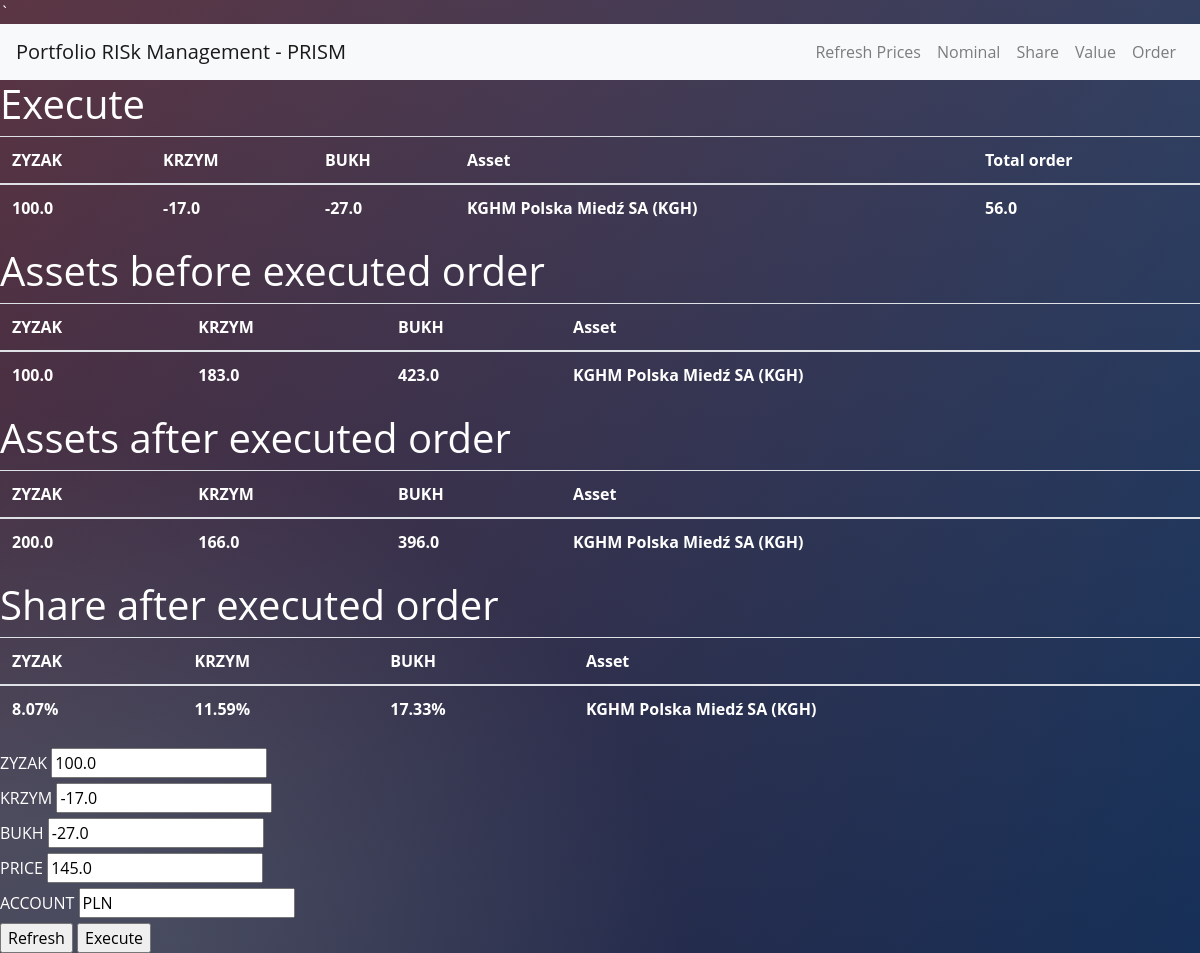
/execute, run on the app's committed database.
### main.py (models this page shows)
class Client(db.Model):
    __tablename__ = "clients"
    id = db.Column(db.Integer, primary_key=True, autoincrement=True)
    client_name = db.Column(db.String(50))

class Ticket(db.Model):
    __tablename__ = "ticket"
    id = db.Column(db.Integer, primary_key=True, autoincrement=True)
    asset_id = db.Column(db.Integer, db.ForeignKey('assets.id'), primary_key=True)
    client_id = db.Column(db.Integer, db.ForeignKey('clients.id'), primary_key=True)
    quantity = db.Column(db.Float)
    price = db.Column(db.Float)
    type = db.Column(db.String(50))
    account = db.Column(db.String(3))
    ticket_time = db.Column(db.DateTime)

class Asset(db.Model):
    __tablename__ = "assets"
    id = db.Column(db.Integer, primary_key=True, autoincrement=True)
    isin = db.Column(db.String(10))
    asset_name = db.Column(db.String(50))
    price = db.Column(db.Float)
    currency = db.Column(db.String(3))
    yahoo_api = db.Column(db.String(10))
    price_PLN = db.Column(db.Float)

class Holding(db.Model):
    __tablename__ = "holdings"
    id = db.Column(db.Integer, primary_key=True, autoincrement=True)
    quantity = db.Column(db.Float)
    client_id = db.Column(db.Integer, db.ForeignKey('clients.id'), primary_key=True)
    asset_id = db.Column(db.Integer, db.ForeignKey('assets.id'), primary_key=True)

### main.py (the view, shortened to what this page needs)
@app.route("/execute", methods=["GET", "POST"])
def execute():
    all_holdings = db.session.query(Holding).all()
    ticket = db.session.query(Ticket).all()
    total_order = 0
    for execution in ticket:
        total_order += execution.quantity
    first_execution = db.session.query(Ticket).first()
    asset = Asset.query.filter_by(id=first_execution.asset_id).first()
    asset_holding = {}
    for client in all_clients:
        asset_holding[client.client_name] = Holding.query.filter_by(asset_id=asset.id,
                                                                    client_id=client.id).first().quantity
    order_execute = {}
    return render_template("execute.html",
                           all_holdings=all_holdings,
                           all_clients=all_clients,
                           all_assets=all_assets,
                           order_execute=order_execute,
                           asset_holding=asset_holding,
                           records=total_nav,
                           ticket=ticket,
                           first_execution=first_execution,
                           asset=asset,
                           total_order=total_order
                           )

### templates/execute.html
{% extends "base.html" %}
{% import "bootstrap/wtf.html" as wtf %}
{% block content %}
<div>
	<h1>Execute</h1>
	<table class="table">
		<thead>
			<tr>
				{% for client in all_clients %}
				  <th scope="col">{{client.client_name}}</th>
				{% endfor %}
				<th scope="col">Asset</th>
				<th scope="col">Total order</th>
			</tr>
		</thead>
		<tbody>
            <tr>
				{% for client in all_clients %}
                {% for execution in ticket %}
				{% if execution.client_id == client.id %}
                <th scope="row">{{ execution.quantity }}</th>
				{% endif %}
                {% endfor %}
				{% endfor %}
				<th scope="row">{{ asset.asset_name }}</th>
				<th scope="row">{{ total_order }}</th>
            </tr>
		</tbody>
	</table>
	<h1>Assets before executed order</h1>
	<table class="table">
		<thead>
			<tr>
				{% for client in all_clients %}
					<th scope="col">{{client.client_name}}</th>
				{% endfor %}
				<th scope="col">Asset</th>
			</tr>
		</thead>
		<tbody>
            <tr>
				{% for client in all_clients %}
					<th scope="row">{{asset_holding[client.client_name]}}</th>
				{% endfor %}
					<th scope="row">{{asset.asset_name}}</th>
            </tr>
		</tbody>
	</table>
	<h1>Assets after executed order</h1>
	<table class="table">
		<thead>
			<tr>
				{% for client in all_clients %}
					<th scope="col">{{client.client_name}}</th>
				{% endfor %}
				<th scope="col">Asset</th>
			</tr>
		</thead>
		<tbody>
            <tr>
				{% for client in all_clients %}
				{% for execution in ticket %}
				{% if execution.client_id == client.id %}
					<th scope="row">{{asset_holding[client.client_name] + execution.quantity}}</th>
				{% endif %}
				{% endfor%}
				{% endfor %}
					<th scope="row">{{asset.asset_name}}</th>
            </tr>
		</tbody>
	</table>
	<h1>Share after executed order</h1>
	<table class="table">
		<thead>
			<tr>
				{% for client in all_clients %}
					<th scope="col">{{client.client_name}}</th>
				{% endfor %}
				<th scope="col">Asset</th>
			</tr>
		</thead>
		<tbody>
            <tr>
				{% for client in all_clients %}
				{% for record in records.keys() %}
					{% if record == client.client_name %}
					{% for execution in ticket %}
					{% if execution.client_id == client.id %}
					<th scope="row">{{ '{:.2%}'.format((asset_holding[client.client_name] + execution.quantity)*asset.price / records[record], 2)}}</th>
					{% endif %}
					{% endfor %}
					{% endif %}
				{% endfor %}
				{% endfor %}
					<th scope="row">{{asset.asset_name}}</th>
            </tr>
		</tbody>
	</table>
	<form method="post">
          {% for client in all_clients %}
          <label> {{client.client_name}} </label>
		  {% for execution in ticket %}
		  {% if execution.client_id == client.id %}
          <input type="number"  value="{{ execution.quantity }}" name="{{ client.client_name }}"/> <br>
          {% endif %}
		  {% endfor %}
		  {% endfor %}
		  <label> PRICE </label>
		  <input type="number" step="0.01" value="{{ first_execution.price }}" name="price"/> <br>
		  <label> ACCOUNT </label>
		  <input type="text" value="{{ first_execution.account }}" name="account"/> <br>
          <input type="submit" value="Refresh" name="Refresh"/>
          <input type="submit" value="Execute" name="Execute"/>
	</form>
</div>
{% endblock %}

### templates/base.html (shortened to what this page needs)
`<!DOCTYPE html>
<html>
<head>
    <link rel="stylesheet" href="https://stackpath.bootstrapcdn.com/bootstrap/4.5.2/css/bootstrap.min.css">
    <link rel="stylesheet" href="{{ url_for('static', filename='css/styles.css')}}">
</head>
<body>
<nav class="navbar navbar-expand-lg navbar-light bg-light">
  <a class="navbar-brand" href="/">Portfolio RISk Management - PRISM</a>
  <div class="collapse navbar-collapse">
    <ul class="navbar-nav ml-auto">
      <li class="nav-item">
        <a class="nav-link" href={{url_for('refresh')}}>Refresh Prices</a>
      </li>
      <li class="nav-item">
        <a class="nav-link" href={{url_for('home')}}>Nominal</a>
      </li>
      <li class="nav-item">
        <a class="nav-link" href={{url_for('share')}}>Share</a>
      </li>
        <li class="nav-item">
        <a class="nav-link" href={{url_for('value')}}>Value</a>
      </li>
        <li class="nav-item">
        <a class="nav-link" href={{url_for('order')}}>Order</a>
      </li>
    </ul>
  </div>
</nav>
       {% block content %}
       {% endblock %}
</body>
</html>

### static/css/styles.css (style rules this page uses)
body { color: #fff; width: 100%; height:100%; font-family: 'Open Sans', sans-serif; background: #092756; background: -moz-radial-gradient(0% 100%, ellipse cover, rgba(104,128,138,.4) 10%,rgba(138,114,76,0) 40%),-moz-linear-gradient(top, rgba(57,173,219,.25) 0%, rgba(42,60,87,.4) 100%), -moz-linear-gradient(-45deg, #670d10 0%, #092756 100%); background: -webkit-radial-gradient(0% 100%, ellipse cover, rgba(104,128,138,.4) 10%,rgba(138,114,76,0) 40%), -webkit-linear-gradient(top, rgba(57,173,219,.25) 0%,rgba(42,60,87,.4) 100%), -webkit-linear-gradient(-45deg, #670d10 0%,#092756 100%); background: -o-radial-gradient(0% 100%, ellipse cover, rgba(104,128,138,.4) 10%,rgba(138,114,76,0) 40%), -o-linear-gradient(top, rgba(57,173,219,.25) 0%,rgba(42,60,87,.4) 100%), -o-linear-gradient(-45deg, #670d10 0%,#092756 100%); background: -ms-radial-gradient(0% 100%, ellipse cover, rgba(104,128,138,.4) 10%,rgba(138,114,76,0) 40%), -ms-linear-gradient(top, rgba(57,173,219,.25) 0%,rgba(42,60,87,.4) 100%), -ms-linear-gradient(-45deg, #670d10 0%,#092756 100%); background: -webkit-radial-gradient(0% 100%, ellipse cover, rgba(104,128,138,.4) 10%,rgba(138,114,76,0) 40%), linear-gradient(to bottom, rgba(57,173,219,.25) 0%,rgba(42,60,87,.4) 100%), linear-gradient(135deg, #670d10 0%,#092756 100%); filter: progid:DXImageTransform.Microsoft.gradient( startColorstr='#3E1D6D', endColorstr='#092756',GradientType=1 ); }
a { text-decoration: none; text-align: center; }
.table { color: #fff; }

### data on the page
Client: client_name "ZYZAK", client_name.quantity "100.0", asset_holding[client.client_name]+execution.quantity "200.0", client_name.price "8.07%"
Client: client_name "KRZYM", client_name.quantity "183.0", asset_holding[client.client_name]+execution.quantity "166.0", client_name.price "11.59%"
Client: client_name "BUKH", client_name.quantity "423.0", asset_holding[client.client_name]+execution.quantity "396.0", client_name.price "17.33%"
Ticket: quantity "100.0", price "145.0", account "PLN"
Ticket: quantity "-17.0"
Ticket: quantity "-27.0"
Asset: asset_name "KGHM Polska Miedź SA (KGH)"

### other printed values
{{ total_order }} "56.0"
